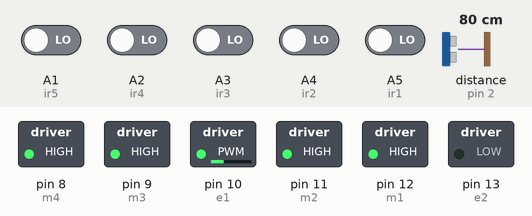
Bench run of a sketch on a simulated Arduino Uno, built with avr-gcc and run on an emulated ATmega328P. Shown: switched loads named in the sketch (green lamp = pin HIGH). Wiring (inferred from the names in the program): ultrasonic range finder: trigger pin 3; echo pin 2. The test bench sets the inputs (shaded band); at power-on: A1 (ir5), A2 (ir4), A3 (ir3), A4 (ir2), A5 (ir1) LOW, distance to the obstacle (sensor on pin 2) 80 cm. The echo pulse lasts 58.3 µs per cm; pins used as bus, display or sensor lines are not drawn; what the sketch prints to the serial monitor is not drawn.

Above: at 1.2 s.
1.3 s: distance to the obstacle (sensor on pin 2) set to 2 cm
Timing chart, 0 to 4.3 s (numbered marks = the images above; inputs shaded):
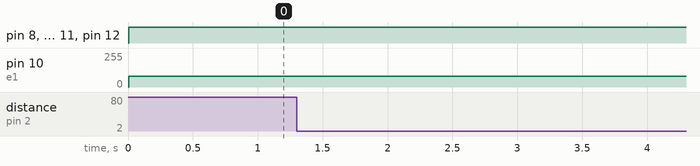

The sketch:

line_follow_obstacle.ino
```cpp
// Pin definitions from your working ultrasonic sensor code
const int trigPin = 3;
const int echoPin = 2;

// Motor pin definitions adapted from the second code
#define m1 12   // Right Motor pin1 (was motor1pin1)
#define m2 11   // Right Motor pin2 (was motor1pin2)
#define m3 9    // Left Motor pin1 (was motor2pin1)
#define m4 8    // Left Motor pin2 (was motor2pin2)
#define e1 10   // Right Motor Enable (was motor1Enable)
#define e2 13   // Left Motor Enable (was motor2Enable)

// 5 Channel IR Sensor Connections
#define ir1 A5
#define ir2 A4
#define ir3 A3
#define ir4 A2
#define ir5 A1

void setup() {
  Serial.begin(9600);

  // Ultrasonic sensor pins
  pinMode(trigPin, OUTPUT);
  pinMode(echoPin, INPUT);

  // Motor pins
  pinMode(m1, OUTPUT);
  pinMode(m2, OUTPUT);
  pinMode(m3, OUTPUT);
  pinMode(m4, OUTPUT);
  pinMode(e1, OUTPUT);
  pinMode(e2, OUTPUT);

  // IR sensor pins
  pinMode(ir1, INPUT);
  pinMode(ir2, INPUT);
  pinMode(ir3, INPUT);
  pinMode(ir4, INPUT);
  pinMode(ir5, INPUT);
}

void loop() {
  // Ultrasonic sensor reading
  long duration, cm;
  digitalWrite(trigPin, LOW);
  delayMicroseconds(2);
  digitalWrite(trigPin, HIGH);
  delayMicroseconds(10);
  digitalWrite(trigPin, LOW);
  duration = pulseIn(echoPin, HIGH);
  cm = microsecondsToCentimeters(duration);

  // IR sensor readings
  int s1 = digitalRead(ir1);  // Left Most Sensor
  int s2 = digitalRead(ir2);  // Left Sensor
  int s3 = digitalRead(ir3);  // Middle Sensor
  int s4 = digitalRead(ir4);  // Right Sensor
  int s5 = digitalRead(ir5);  // Right Most Sensor

  // If object is within 10cm, stop motors
  if (cm <= 10) {
    digitalWrite(m1, HIGH);  // Flipped from LOW
    digitalWrite(m2, HIGH);  // Flipped from LOW
    digitalWrite(m3, HIGH);  // Flipped from LOW
    digitalWrite(m4, HIGH);  // Flipped from LOW
    Serial.print("Stopped - Object at ");
    Serial.print(cm);
    Serial.println("cm");
  }
  else {
    // Line following logic with your motor speeds (100)
    analogWrite(e1, 80);  // Right motor speed
    analogWrite(e2, 80);  // Left motor speed

    // Middle sensor detects line
    if((s1 == 1) && (s2 == 1) && (s3 == 0) && (s4 == 1) && (s5 == 1)) {
      digitalWrite(m1, LOW);   // Flipped from HIGH
      digitalWrite(m2, HIGH);  // Flipped from LOW
      digitalWrite(m3, LOW);   // Flipped from HIGH
      digitalWrite(m4, HIGH);  // Flipped from LOW
    }
    // Left sensor detects line
    else if((s1 == 1) && (s2 == 0) && (s3 == 1) && (s4 == 1) && (s5 == 1)) {
      digitalWrite(m1, LOW);   // Flipped from HIGH
      digitalWrite(m2, HIGH);  // Flipped from LOW
      digitalWrite(m3, HIGH);  // Flipped from LOW
      digitalWrite(m4, HIGH);  // Flipped from LOW
    }
    // Left most sensor detects line
    else if((s1 == 0) && (s2 == 1) && (s3 == 1) && (s4 == 1) && (s5 == 1)) {
      digitalWrite(m1, LOW);   // Flipped from HIGH
      digitalWrite(m2, HIGH);  // Flipped from LOW
      digitalWrite(m3, HIGH);  // Flipped from LOW
      digitalWrite(m4, LOW);   // Flipped from HIGH
    }
    // Right sensor detects line
    else if((s1 == 1) && (s2 == 1) && (s3 == 1) && (s4 == 0) && (s5 == 1)) {
      digitalWrite(m1, HIGH);  // Flipped from LOW
      digitalWrite(m2, HIGH);  // Flipped from LOW
      digitalWrite(m3, LOW);   // Flipped from HIGH
      digitalWrite(m4, HIGH);  // Flipped from LOW
    }
    // Right most sensor detects line
    else if((s1 == 1) && (s2 == 1) && (s3 == 1) && (s4 == 1) && (s5 == 0)) {
      digitalWrite(m1, HIGH);  // Flipped from LOW
      digitalWrite(m2, LOW);   // Flipped from HIGH
      digitalWrite(m3, LOW);   // Flipped from HIGH
      digitalWrite(m4, HIGH);  // Flipped from LOW
    }
    // Middle and right sensors detect line
    else if((s1 == 1) && (s2 == 1) && (s3 == 0) && (s4 == 0) && (s5 == 1)) {
      digitalWrite(m1, HIGH);  // Flipped from LOW
      digitalWrite(m2, HIGH);  // Flipped from LOW
      digitalWrite(m3, LOW);   // Flipped from HIGH
      digitalWrite(m4, HIGH);  // Flipped from LOW
    }
    // Middle and left sensors detect line
    else if((s1 == 1) && (s2 == 0) && (s3 == 0) && (s4 == 1) && (s5 == 1)) {
      digitalWrite(m1, LOW);   // Flipped from HIGH
      digitalWrite(m2, HIGH);  // Flipped from LOW
      digitalWrite(m3, HIGH);  // Flipped from LOW
      digitalWrite(m4, HIGH);  // Flipped from LOW
    }
    // Middle, left and left most sensors detect line
    else if((s1 == 0) && (s2 == 0) && (s3 == 0) && (s4 == 1) && (s5 == 1)) {
      digitalWrite(m1, LOW);   // Flipped from HIGH
      digitalWrite(m2, HIGH);  // Flipped from LOW
      digitalWrite(m3, HIGH);  // Flipped from LOW
      digitalWrite(m4, HIGH);  // Flipped from LOW
    }
    // Middle, right and right most sensors detect line
    else if((s1 == 1) && (s2 == 1) && (s3 == 0) && (s4 == 0) && (s5 == 0)) {
      digitalWrite(m1, HIGH);  // Flipped from LOW
      digitalWrite(m2, HIGH);  // Flipped from LOW
      digitalWrite(m3, LOW);   // Flipped from HIGH
      digitalWrite(m4, HIGH);  // Flipped from LOW
    }
    // All sensors detect line
    else if((s1 == 0) && (s2 == 0) && (s3 == 0) && (s4 == 0) && (s5 == 0)) {
      digitalWrite(m1, HIGH);  // Flipped from LOW
      digitalWrite(m2, HIGH);  // Flipped from LOW
      digitalWrite(m3, HIGH);  // Flipped from LOW
      digitalWrite(m4, HIGH);  // Flipped from LOW
    }
  }
}

long microsecondsToCentimeters(long microseconds) {
  return microseconds / 29 / 2;
}
```

Measured:
- after the input at 1.3 s, every drawn part: stays the same
